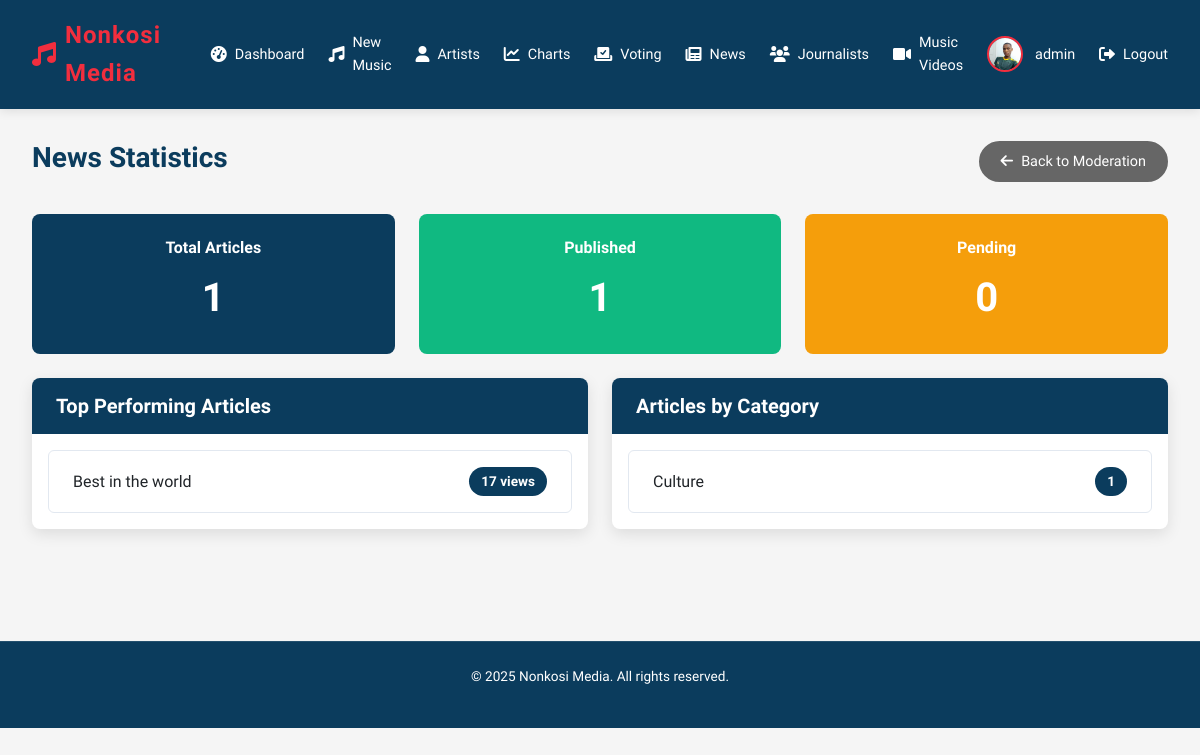
Page /admin/news/stats (signed in) on the earlier database version.
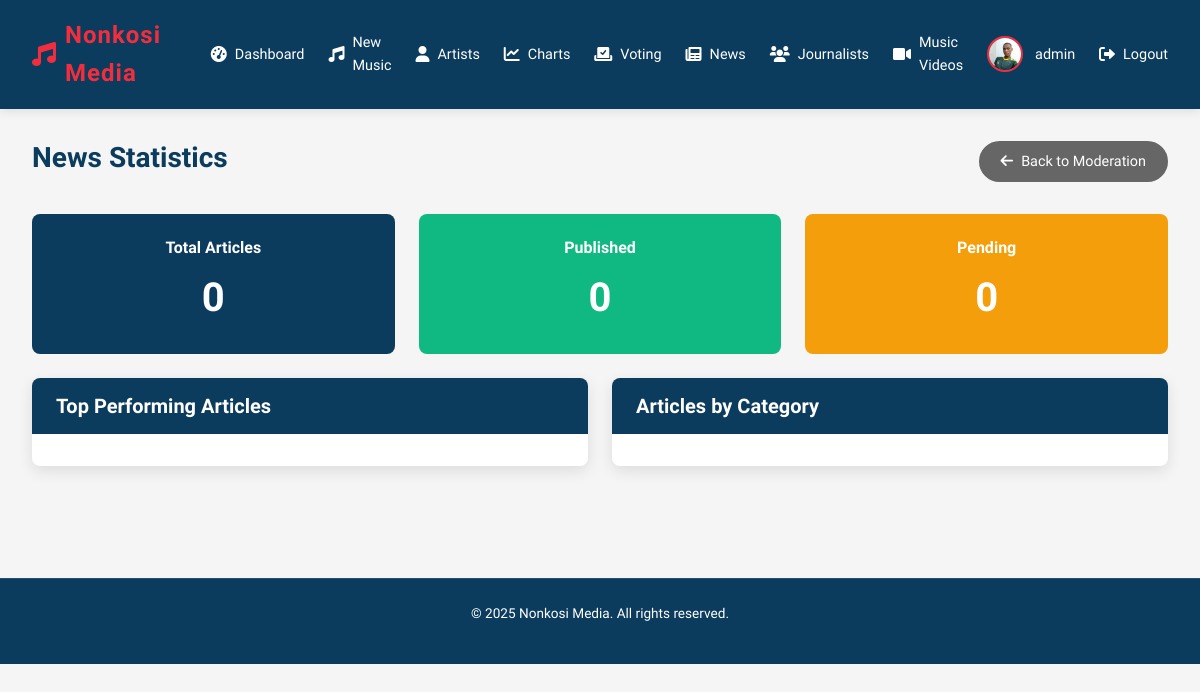
Same page on the later database version.
### app.py (models this page shows)
class News(db.Model):
    id = db.Column(db.Integer, primary_key=True)
    title = db.Column(db.String(200), nullable=False)
    content = db.Column(db.Text, nullable=False)
    category = db.Column(db.String(50), nullable=False)
    image = db.Column(db.String(100), nullable=False, default='default_news.jpg')
    date_posted = db.Column(db.DateTime, nullable=False, default=datetime.utcnow)
    is_published = db.Column(db.Boolean, default=False)
    views = db.Column(db.Integer, default=0)
    user_id = db.Column(db.Integer, db.ForeignKey('user.id'), nullable=False)

### app.py (the view)
@app.route('/admin/news/stats')
@login_required
def news_stats():
    if current_user.role != 'admin':
        flash('You are not authorized to access this page', 'error')
        return redirect(url_for('home'))
    total_articles = News.query.count()
    published_articles = News.query.filter_by(is_published=True).count()
    pending_articles = News.query.filter_by(is_published=False).count()
    top_articles = News.query.order_by(News.views.desc()).limit(5).all()
    categories = db.session.query(
        News.category,
        db.func.count(News.id).label('count')
    ).group_by(News.category).all()
    return render_template('news_stats.html',
                         total_articles=total_articles,
                         published_articles=published_articles,
                         pending_articles=pending_articles,
                         top_articles=top_articles,
                         categories=categories)

### app.py (called while the page is built)
@login_manager.user_loader
def load_user(user_id):
    return User.query.get(int(user_id))

@app.context_processor
def inject_datetime():
    return {'datetime': datetime}

### templates/news_stats.html (shortened to what this page needs)
<!DOCTYPE html>
<html lang="en">
<head>
  <link rel="stylesheet" href="https://cdnjs.cloudflare.com/ajax/libs/font-awesome/6.0.0/css/all.min.css">
  <link href="https://cdn.jsdelivr.net/npm/bootstrap@5.3.0/dist/css/bootstrap.min.css" rel="stylesheet">
</head>
<body>
  <header class="header">
    <div class="logo">
      <i class="fas fa-music"></i>
      <span>Nonkosi Media</span>
    </div>
    <nav class="nav-links">
      <a href="/admin">
        <i class="fas fa-tachometer-alt"></i>
        <span>Dashboard</span>
      </a>
      <a href="/admin/upcoming_music">
        <i class="fas fa-music"></i>
        <span>New Music</span>
      </a>
      <a href="/admin/artists">
        <i class="fas fa-user"></i>
        <span>Artists</span>
      </a>
      <a href="/admin/charts_manager">
        <i class="fas fa-chart-line"></i>
        <span>Charts</span>
      </a>
      <a href="/admin/voting_events">
        <i class="fas fa-vote-yea"></i>
        <span>Voting</span>
      </a>
      <a href="/admin/news" class="active">
        <i class="fas fa-newspaper"></i>
        <span>News</span>
      </a>
      <a href="/admin/manage_journalists">
        <i class="fas fa-users"></i>
        <span>Journalists</span>
      </a>
      <a href="/admin/music_videos">
        <i class="fas fa-video"></i>
        <span>Music Videos</span>
      </a>
      <div class="user-profile">
        <img src="/static/uploads/profile_pics/IMG_20231016_190958~2.jpg" alt="Admin">
        <span>{{ current_user.username }}</span>
      </div>
      <a href="/logout">
        <i class="fas fa-sign-out-alt"></i>
        <span>Logout</span>
      </a>
    </nav>
  </header>
  <main class="container">
    <div class="page-header">
      <h1 class="page-title">News Statistics</h1>
      <a href="{{ url_for('admin_news') }}" class="btn btn-secondary">
        <i class="fas fa-arrow-left"></i> Back to Moderation
      </a>
    </div>
    <div class="row mb-4">
      <div class="col-md-4">
        <div class="stat-card bg-primary">
          <h5 class="card-title">Total Articles</h5>
          <p class="card-text">{{ total_articles }}</p>
        </div>
      </div>
      <div class="col-md-4">
        <div class="stat-card bg-success">
          <h5 class="card-title">Published</h5>
          <p class="card-text">{{ published_articles }}</p>
        </div>
      </div>
      <div class="col-md-4">
        <div class="stat-card bg-warning">
          <h5 class="card-title">Pending</h5>
          <p class="card-text">{{ pending_articles }}</p>
        </div>
      </div>
    </div>
    <div class="row">
      <div class="col-md-6">
        <div class="card">
          <div class="card-header">
            <h3 class="card-title">Top Performing Articles</h3>
          </div>
          <div class="card-body">
            <ul class="list-group">
              {% for article in top_articles %}
              <li class="list-group-item">
                <span>{{ article.title }}</span>
                <span class="badge bg-primary">{{ article.views }} views</span>
              </li>
              {% endfor %}
            </ul>
          </div>
        </div>
      </div>
      <div class="col-md-6">
        <div class="card">
          <div class="card-header">
            <h3 class="card-title">Articles by Category</h3>
          </div>
          <div class="card-body">
            <ul class="list-group">
              {% for category in categories %}
              <li class="list-group-item">
                <span>{{ category[0] }}</span>
                <span class="badge bg-primary">{{ category[1] }}</span>
              </li>
              {% endfor %}
            </ul>
          </div>
        </div>
      </div>
    </div>
  </main>
  <footer>
    <p>© {{ datetime.now().year }} Nonkosi Media. All rights reserved.</p>
  </footer>
</body>
</html>

Differences in the rows shown:
removed News: title "Best in the world", views "17", category "Culture", category "1"
Other differences:
{{ total_articles }}: "1" → "0"
{{ published_articles }}: "1" → "0"
